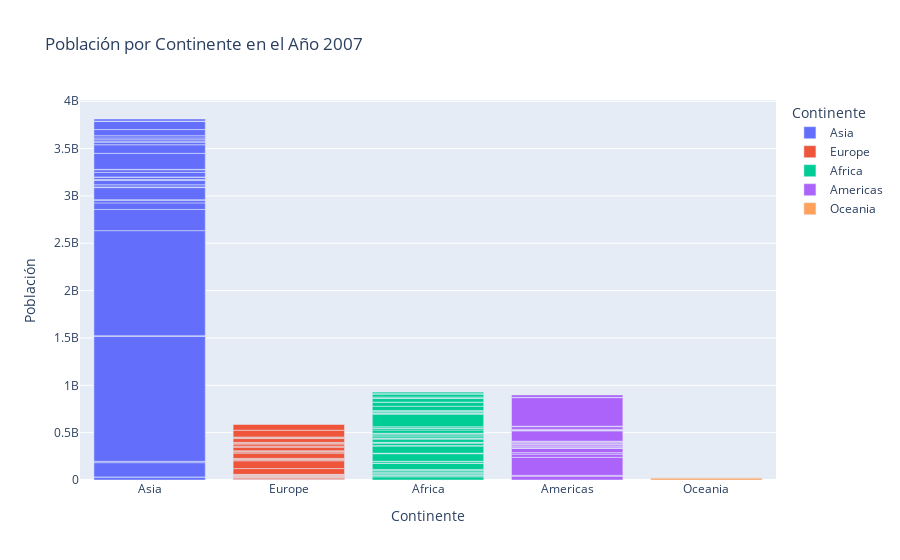

Here is the notebook cell this chart was saved with:
### Markdown cell above
Utilizamos px.bar() para crear el gráfico de barras. Pasamos el DataFrame df como el primer argumento. Especificamos que el eje x corresponde a la columna "continent", el eje y corresponde a la columna "pop" (población) y el color de las barras se basará en la columna "continent". También agregamos un título al gráfico utilizando el parámetro title, y utilizamos el parámetro labels para cambiar los nombres de las etiquetas de los ejes y hacer el gráfico más descriptivo.

El resultado será un gráfico de barras que muestra la población por continente en el año 2007. Cada barra representa la población de un continente específico, y los colores de las barras representan los diferentes continentes.

### Code cell
# Crear el gráfico de barras con Plotly Express
fig = px.bar(df, x='continent', y='pop', color='continent',
             title='Población por Continente en el Año 2007',
             labels={'pop': 'Población', 'continent': 'Continente'})

# Mostrar el gráfico
fig.show()

### Figure 1 — Plotly figure (JSON) as saved in the notebook; plotly's stock layout.template omitted (floating-point values rounded to 4 significant figures)
{"data": [{"alignmentgroup": "True", "hovertemplate": "Continente=%{x}<br>Población=%{y}<extra></extra>", "legendgroup": "Asia", "marker": {"color": "#636efa", "pattern": {"shape": ""}}, "name": "Asia", "offsetgroup": "Asia", "orientation": "v", "showlegend": true, "textposition": "auto", "type": "bar", "x": ["Asia", "Asia", "Asia", "Asia", "Asia", "Asia", "Asia", "Asia", "Asia", "Asia", "Asia", "Asia", "Asia", "Asia", "Asia", "Asia", "Asia", "Asia", "Asia", "Asia", "Asia", "Asia", "Asia", "Asia", "Asia", "Asia", "Asia", "Asia", "Asia", "Asia", "Asia", "Asia", "Asia"], "xaxis": "x", "y": [31889923, 708573, 150448339, 14131858, 1318683096, 6980412, 1110396331, 223547000, 69453570, 27499638, 6426679, 127467972, 6053193, 23301725, 49044790, 2505559, 3921278, 24821286, 2874127, 47761980, 28901790, 3204897, 169270617, 91077287, 27601038, 4553009, 20378239, 19314747, 23174294, 65068149, 85262356, 4018332, 22211743], "yaxis": "y"}, {"alignmentgroup": "True", "hovertemplate": "Continente=%{x}<br>Población=%{y}<extra></extra>", "legendgroup": "Europe", "marker": {"color": "#EF553B", "pattern": {"shape": ""}}, "name": "Europe", "offsetgroup": "Europe", "orientation": "v", "showlegend": true, "textposition": "auto", "type": "bar", "x": ["Europe", "Europe", "Europe", "Europe", "Europe", "Europe", "Europe", "Europe", "Europe", "Europe", "Europe", "Europe", "Europe", "Europe", "Europe", "Europe", "Europe", "Europe", "Europe", "Europe", "Europe", "Europe", "Europe", "Europe", "Europe", "Europe", "Europe", "Europe", "Europe", "Europe"], "xaxis": "x", "y": [3600523, 8199783, 10392226, 4552198, 7322858, 4493312, 10228744, 5468120, 5238460, 61083916, 82400996, 10706290, 9956108, 301931, 4109086, 58147733, 684736, 16570613, 4627926, 38518241, 10642836, 22276056, 10150265, 5447502, 2009245, 40448191, 9031088, 7554661, 71158647, 60776238], "yaxis": "y"}, {"alignmentgroup": "True", "hovertemplate": "Continente=%{x}<br>Población=%{y}<extra></extra>", "legendgroup": "Africa", "marker": {"color": "#00cc96", "pattern": {"shape": ""}}, "name": "Africa", "offsetgroup": "Africa", "orientation": "v", "showlegend": true, "textposition": "auto", "type": "bar", "x": ["Africa", "Africa", "Africa", "Africa", "Africa", "Africa", "Africa", "Africa", "Africa", "Africa", "Africa", "Africa", "Africa", "Africa", "Africa", "Africa", "Africa", "Africa", "Africa", "Africa", "Africa", "Africa", "Africa", "Africa", "Africa", "Africa", "Africa", "Africa", "Africa", "Africa", "Africa", "Africa", "Africa", "Africa", "Africa", "Africa", "Africa", "Africa", "Africa", "Africa", "Africa", "Africa", "Africa", "Africa", "Africa", "Africa", "Africa", "Africa", "Africa", "Africa", "Africa", "Africa"], "xaxis": "x", "y": [33333216, 12420476, 8078314, 1639131, 14326203, 8390505, 17696293, 4369038, 10238807, 710960, 64606759, 3800610, 18013409, 496374, 80264543, 551201, 4906585, 76511887, 1454867, 1688359, 22873338, 9947814, 1472041, 35610177, 2012649, 3193942, 6036914, 19167654, 13327079, 12031795, 3270065, 1250882, 33757175, 19951656, 2055080, 12894865, 135031164, 798094, 8860588, 199579, 12267493, 6144562, 9118773, 43997828, 42292929, 1133066, 38139640, 5701579, 10276158, 29170398, 11746035, 12311143], "yaxis": "y"}, {"alignmentgroup": "True", "hovertemplate": "Continente=%{x}<br>Población=%{y}<extra></extra>", "legendgroup": "Americas", "marker": {"color": "#ab63fa", "pattern": {"shape": ""}}, "name": "Americas", "offsetgroup": "Americas", "orientation": "v", "showlegend": true, "textposition": "auto", "type": "bar", "x": ["Americas", "Americas", "Americas", "Americas", "Americas", "Americas", "Americas", "Americas", "Americas", "Americas", "Americas", "Americas", "Americas", "Americas", "Americas", "Americas", "Americas", "Americas", "Americas", "Americas", "Americas", "Americas", "Americas", "Americas", "Americas"], "xaxis": "x", "y": [40301927, 9119152, 190010647, 33390141, 16284741, 44227550, 4133884, 11416987, 9319622, 13755680, 6939688, 12572928, 8502814, 7483763, 2780132, 108700891, 5675356, 3242173, 6667147, 28674757, 3942491, 1056608, 301139947, 3447496, 26084662], "yaxis": "y"}, {"alignmentgroup": "True", "hovertemplate": "Continente=%{x}<br>Población=%{y}<extra></extra>", "legendgroup": "Oceania", "marker": {"color": "#FFA15A", "pattern": {"shape": ""}}, "name": "Oceania", "offsetgroup": "Oceania", "orientation": "v", "showlegend": true, "textposition": "auto", "type": "bar", "x": ["Oceania", "Oceania"], "xaxis": "x", "y": [20434176, 4115771], "yaxis": "y"}], "layout": {"barmode": "relative", "legend": {"title": {"text": "Continente"}, "tracegroupgap": 0}, "title": {"text": "Población por Continente en el Año 2007"}, "xaxis": {"anchor": "y", "categoryarray": ["Asia", "Europe", "Africa", "Americas", "Oceania"], "categoryorder": "array", "domain": [0, 1], "title": {"text": "Continente"}}, "yaxis": {"anchor": "x", "domain": [0, 1], "title": {"text": "Población"}}}}
